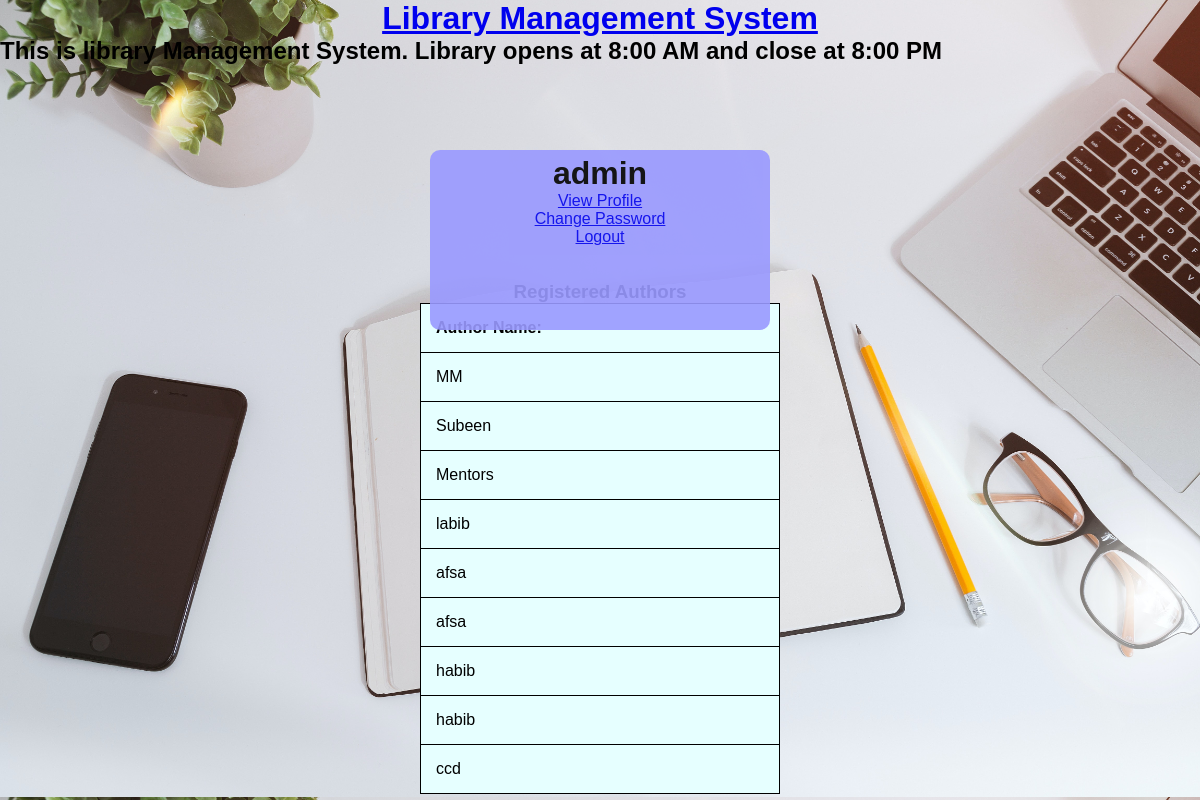
The app's page /admin/registered_auth_list.php (signed in) with its own data.
### tables this page shows
CREATE TABLE `books` (
  `book_id` int(11) NOT NULL,
  `book_name` varchar(250) NOT NULL,
  `author_name` varchar(250) NOT NULL,
  `cat_name` varchar(250) NOT NULL,
  `book_price` int(11) NOT NULL
);

### admin/registered_auth_list.php (the view, shortened to what this page needs)
<?php
	$connection = mysqli_connect("localhost","root","");
	$query = "select DISTINCT * from books";
?>
<!DOCTYPE html>
<html>
<head>
</head>
<body>
	<h1 align='center'><a href='admin_dashboard.php'>Library Management System</a></h1>
	<h2><span style="color: black"><marquee behavior="scroll" direction="left"
           onmouseover="this.stop();"
           onmouseout="this.start();"><b>This is library Management System. Library opens at 8:00 AM and close at 8:00 PM</b></marquee></span></h2><br><br>
	<div class="box">
  <?php
     if(isset($_SESSION["name"]))
     {
         echo "<h1 align='center'>".$_SESSION["name"]."</h1>";
         echo "<p align='center'><a href='view_profile.php'>View Profile</a></p>";
         echo "<p align='center'><a href='change_password.php'>Change Password</a></p>";
         echo "<p align='center'><a href='logout.php'>Logout</a></p>";
     }
     else
     {
          header('location:login.php');
     }
     ?></div> <br><br><br><br><br><br>
<div class="row">
	<div class="col-md-2"></div><br><br><br><br>
	<div align="center" class="col-md-8">
    <h3>Registered Authors</h3>
		<form>
			<table class="table-bordered" width="900px" style="text-align: center">
				<tr>
					<th>Author Name:</th>
				</tr>
				<?php
					$query_run = mysqli_query($connection,$query);
					while($row = mysqli_fetch_assoc($query_run)){
						$author_name = $row['author_name'];
				?>
						<tr>
							<td><?php echo $author_name;?></td>
						</tr>
						<?php
					}
				?>
			</table>
		</form>
	</div>
</div>
</body>
</html>

### admin/registered_auth_list.php (style rules this page uses)
* { margin: 0; padding: 0; -webkit-box-sizing: border-box; -moz-box-sizing: border-box; box-sizing: border-box; }
body { margin: 0; padding: 0; background: url(1.jpg); background-size: 100%; background-position: center; font-family: sans-serif; }
.box { width: 340px; height: 180px; background: #9999ff; color: black; top: 30%; left: 50%; position: absolute; transform: translate(-50%,-50%); box-sizing: border-box; padding: 5px 15px; border-radius: 10px; opacity: 0.9; }
table { width:30%; }
table, th, td { border: 1px solid black; border-collapse: collapse; background-color: #e6ffff; }
th, td { padding: 15px; text-align: left; }

### records on screen
books: author_name "MM"
books: author_name "Subeen"
books: author_name "Mentors"
books: author_name "labib"
books: author_name "afsa"
books: author_name "afsa"
books: author_name "habib"
books: author_name "habib"
books: author_name "ccd"

### other values on screen
$_SESSION["name"] "admin"
